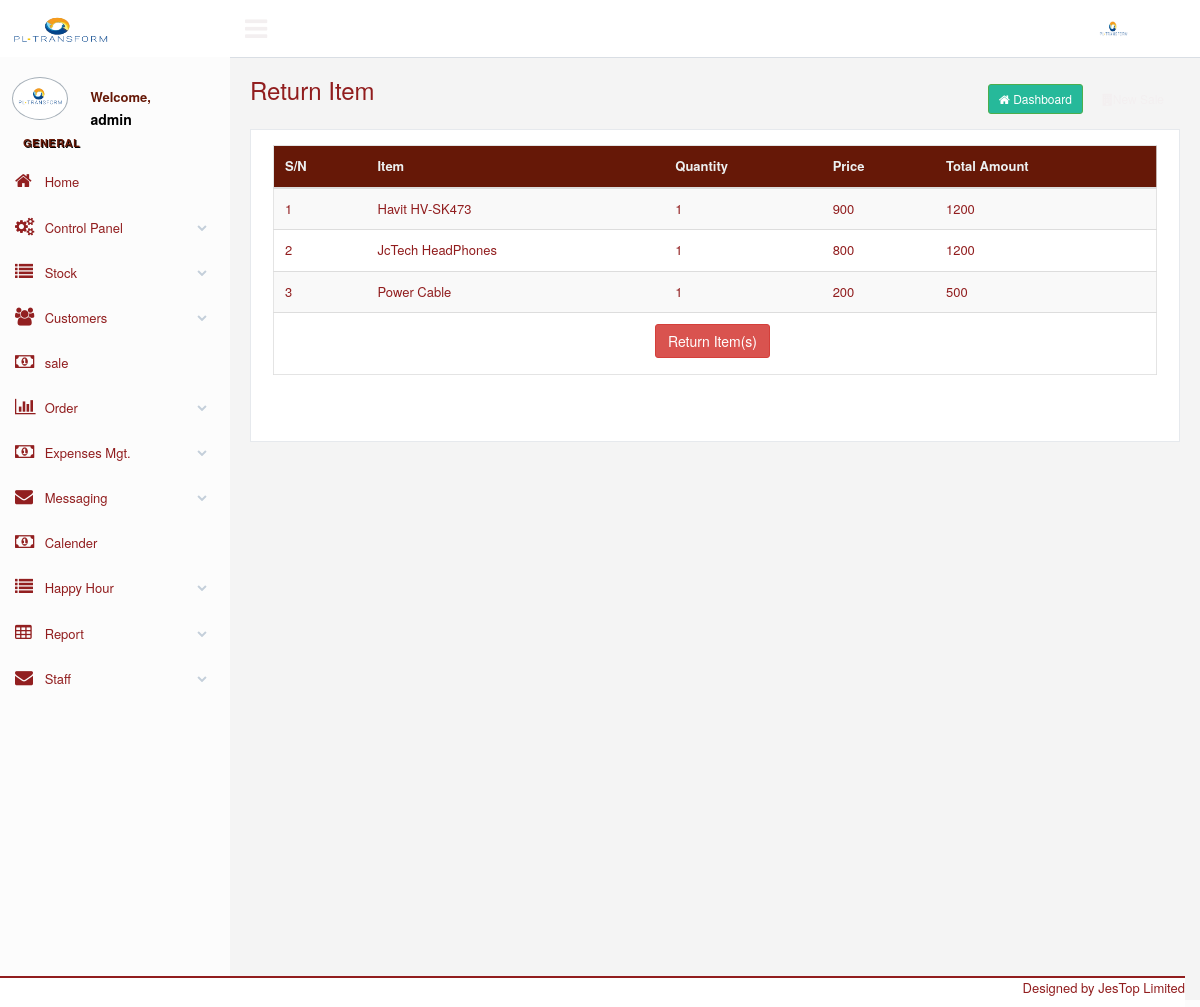
The page /return-item.php?pgs=1143393701894 (signed in) on the database its author committed.
### tables this page shows
CREATE TABLE `sales` (
  `sale_id` int(11) NOT NULL,
  `item` varchar(100) NOT NULL,
  `price` varchar(20) NOT NULL,
  `soldprice` varchar(20) NOT NULL,
  `item_id` varchar(200) NOT NULL,
  `quantity` int(11) NOT NULL,
  `user` int(11) NOT NULL,
  `xdate` date NOT NULL,
  `transID` varchar(30) NOT NULL,
  `customer_id` int(11) NOT NULL,
  `status` int(11) NOT NULL,
  `returned` int(11) NOT NULL
);

CREATE TABLE `items` (
  `happyhour` int(11) NOT NULL,
  `iid` int(11) NOT NULL,
  `cat_id` int(11) NOT NULL,
  `item` varchar(100) NOT NULL,
  `price` varchar(20) NOT NULL,
  `saleprice` varchar(20) NOT NULL,
  `image` varchar(100) NOT NULL,
  `descript` varchar(200) NOT NULL,
  `quantity` int(11) NOT NULL,
  `user` int(11) NOT NULL,
  `xdate` date NOT NULL,
  `bestSeller` int(11) NOT NULL,
  `item_status` int(11) NOT NULL
);

### return-item.php (the view, shortened to what this page needs)
<?php require_once("includes/session.php"); ?>
<?php
	$pgs = isset($_GET["pgs"]) ? $_GET["pgs"] : '';
?>
<?php include("header.php"); ?>
<div class="right_col" role="main">
    <div class="">
        <div class="page-title">
            <div class="title_left">
                <h3>Return Item </h3>
            </div>
            <div class="title_right">
                <div class="col-md-12 col-sm-12 col-xs-12 form-group pull-right top_search">
                	<a href="dashboard" class="btn btn-sm btn-success" style="margin-top:6px"><i class="fa fa-home"></i> Dashboard</a>
                    <a href="sale" class="btn btn-sm btn-dark" style="margin-top:6px"><i class="fa fa-building"></i>New Sale</a>
                </div>
            </div>
        </div>
        <div class="clearfix"></div>
        <div class="row">
            <div class="col-md-12 col-sm-12 col-xs-12">
                <div class="x_panel" >
            <div class="x_content">
        	<form method="post" action="receiptprint?pg=7" name="frmSearch" id="frmSearch" onSubmit="return println()">
              <table class="table table-striped responsive-utilities jambo_table" >
                 <thead>
                      <tr>
                          <th>S/N</th>
                          <th>Item</th>
                          <th>Quantity</th>
                          <th>Price</th>
                          <th>Total Amount</th>
                      </tr>
                  </thead>
                  <tbody>
					<?php
						$select_content13=("select * from sales WHERE transID='$pgs'");
						$content_result13= mysqli_query($db, $select_content13) or die (mysqli_error($db));
						$content13 = mysqli_fetch_assoc($content_result13);
						$num_chk13 = mysqli_num_rows ($content_result13);
						$k =1;
						if($num_chk13 > 0){
							do{
								$itemID = $content13['item_id'];
								$select_content2=("select * from items where iid='$itemID'");
								$content_result2= mysqli_query($db, $select_content2) or die (mysqli_error($db));
								$content2 = mysqli_fetch_assoc($content_result2);
					?>
                    	<tr>
                          <td><?php echo $k; ?></td>
                          <td><?php echo $content2['item']; ?></td>
                          <td><?php echo $content13['quantity']; ?></td>
                          <td><?php echo $content13['price']; ?></td>
                          <td><?php echo $content13['soldprice']; ?></td>
                        </tr>
                    <?php
							$k++;
							}while($content13 = mysqli_fetch_assoc($content_result13));
						}
					?>
                    	<tr>
                          <td colspan="5" align="center"><a class="btn btn-danger" onClick="return returnItem()">Return Item(s)</a></td>
                        </tr>
                  </tbody>
              </table>
            </form>
   </div>
 </div>
 </div>
 </div>
<?php include("includes/footer.php") ?>

### assets/css/styles.css (style rules this page uses)
form table tr td { padding-bottom:10px; padding-right:20px; }
form table { width:60%; }

### css/calendar/fullcalendar.print.css (style rules this page uses)
th, td, hr, thead, tbody, .fc-row { border-color: #ccc !important; background: #fff !important; }

### rows shown on the page
sales: item.item "Havit HV-SK473", quantity "1", price "900", soldprice "1200"
sales: item.item "JcTech HeadPhones", quantity "1", price "800", soldprice "1200"
sales: item.item "Power Cable", quantity "1", price "200", soldprice "500"

### other values the page prints
$_SESSION["username"] "admin"
